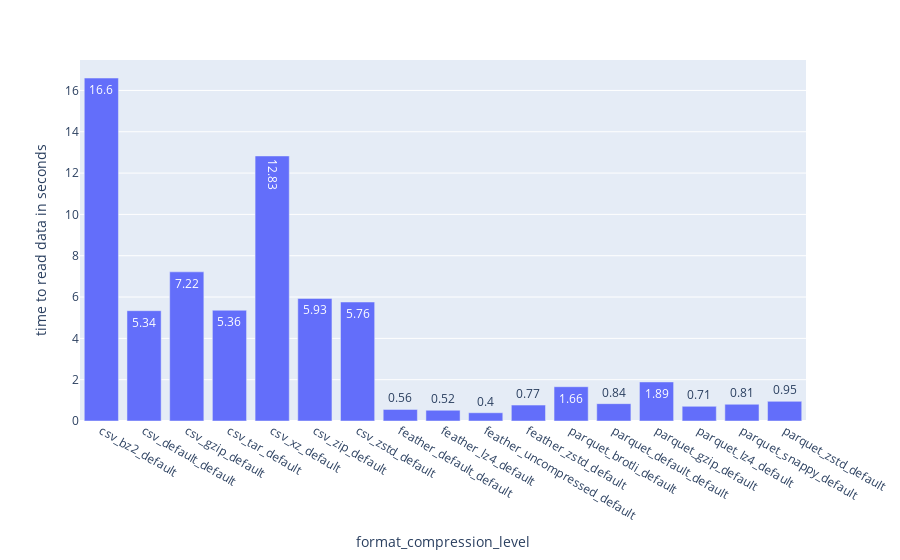

The code cell stored with this chart in its notebook:
### Markdown cell above
## Insights

- xz has a very long save time
- xz save time is so much longer than bz2 that it does not justify the slightly better compression that bz2
- xz is out
- bz2 also has a long save time
- brotli save time seems to be ok but not fastest

## Next Steps

- also check read times

### Code cell
fig = px.bar(df_default_cl, x="method_compression_with_level", y="read_time", text_auto=True,
             labels={"read_time": "time to read data in seconds",
                     "method_compression_with_level": "format_compression_level"},)
fig.show()
fig.write_image("./plots_category/pandas_ff_bar_read_time.svg")

### Figure 1 — Plotly figure (JSON) as saved in the notebook; plotly's stock layout.template omitted (floating-point values rounded to 4 significant figures)
{"data": [{"alignmentgroup": "True", "hovertemplate": "format_compression_level=%{x}<br>time to read data in seconds=%{y}<extra></extra>", "legendgroup": "", "marker": {"color": "#636efa", "pattern": {"shape": ""}}, "name": "", "offsetgroup": "", "orientation": "v", "showlegend": false, "textposition": "auto", "texttemplate": "%{y}", "type": "bar", "x": ["csv_bz2_default", "csv_default_default", "csv_gzip_default", "csv_tar_default", "csv_xz_default", "csv_zip_default", "csv_zstd_default", "feather_default_default", "feather_lz4_default", "feather_uncompressed_default", "feather_zstd_default", "parquet_brotli_default", "parquet_default_default", "parquet_gzip_default", "parquet_lz4_default", "parquet_snappy_default", "parquet_zstd_default"], "xaxis": "x", "y": [16.6, 5.34, 7.22, 5.36, 12.83, 5.93, 5.76, 0.56, 0.52, 0.4, 0.77, 1.66, 0.84, 1.89, 0.71, 0.81, 0.95], "yaxis": "y"}], "layout": {"barmode": "relative", "legend": {"tracegroupgap": 0}, "margin": {"t": 60}, "xaxis": {"anchor": "y", "domain": [0, 1], "title": {"text": "format_compression_level"}}, "yaxis": {"anchor": "x", "domain": [0, 1], "title": {"text": "time to read data in seconds"}}}}
